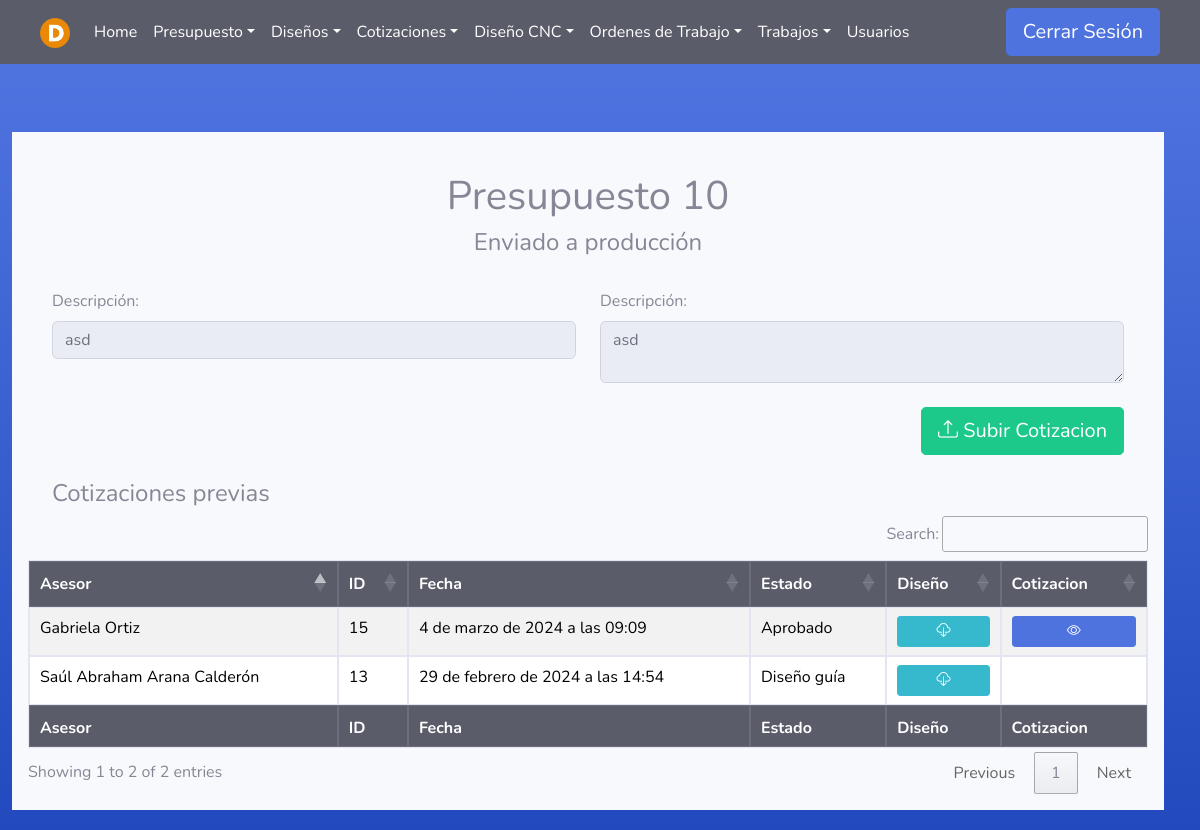
Screenshot of /Cotizaciones/Informacion/10/ (signed in) with the database file from the repository.
### Asesores/models.py (models this page shows)
class Presupuesto(models.Model):
    asesor = models.ForeignKey(User, on_delete=models.PROTECT, null=False, blank=False)
    fecha_inicio = models.DateTimeField(null=False, auto_now_add=True, blank=False)
    cliente = models.CharField(max_length=100, null=False, blank=False)
    descripcion = models.TextField(null=False, blank=False)
    estado=models.TextField(null=True, blank=True)
    fecha_fin = models.DateTimeField(null=True, blank=True)

class Diseno(models.Model):
    usuario = models.ForeignKey(User, on_delete=models.PROTECT, null=False, blank=False)
    presupuesto = models.ForeignKey(Presupuesto, on_delete=models.PROTECT, null=False, blank=False)
    fecha = models.DateTimeField(auto_now_add=True)
    estado=models.TextField(null=True, blank=True, default='Diseñando')
    comentario=models.TextField(null=True, blank=True)
    archivo = models.FileField( upload_to='media/disenosPresupuestos/',null=False, blank=False)

### Cotizadores/views.py (the view)
# urls.py: path('Informacion/<pre_id>/', cotizador_views.info_cot , name='Cotizaciones_info'),
@login_required(login_url='index')
def info_cot(request, pre_id):
    user = request.user
    if (user.groups.filter(name='Cotizador').exists() or user.groups.filter(name='Administrador').exists() or user.is_superuser or user.groups.filter(name='Designer').exists()):
        presupuesto = get_object_or_404(Presupuesto, pk=pre_id)
        disenos = Diseno.objects.filter(presupuesto_id=presupuesto)
        cotizaciones = Cotizacion.objects.filter(diseno__presupuesto=presupuesto)
        return render(request, 'Cotizador/Cotizador_info.html', {'presupuesto': presupuesto, 'disenos': disenos, 'cotizaciones': cotizaciones})
    else:
        error = "No tienes permiso para acceder a esta página."
        return render(request, '404.html', {'error': error})

### Templates/Cotizador/Cotizador_info.html (shortened to what this page needs)
{% extends 'tables.html' %}
{% block botones%}
<div class="container-fluid">
    <div class="text-center">
        <br>
        <h1>Presupuesto {{presupuesto.id}}</h1>
        <h4>{{presupuesto.estado}}</h4>
    </div>
    <br>
    <div class="row">
        <div class="col-md-6">
            <label for="cliente">Descripción:</label>
            <input type="text" class="form-control form-control-user" name="cliente" id="cliente" readonly
                value="{{presupuesto.cliente}}">
        </div>
        <div class="col-md-6">
            <label for="presupuesto_desc">Descripción:</label>
            <textarea class="form-control form-control-user" readonly
                name="presupuesto_desc">{{ presupuesto.descripcion }}</textarea>
        </div>
    </div>
    <br>
    <div class="row justify-content-end">
        <div class="col-md-12 col-lg-6 text-right">
            <a class="btn btn-success btn-lg"
                href="/Cotizaciones/SubirArchivo/Nueva_Cotizacion/{{presupuesto.id}}"><i class="bi bi-upload"></i> Subir Cotizacion</a>
        </div>
    </div>
    <br>
    <div class="row">
        <div class="col">
            <h4>Cotizaciones previas</h4>
        </div>
    </div>
</div>
{% endblock %}
{% load static %}
{% block head %}
{% if user.is_superuser or user.groups.all.0.name == "Administrador" %}
<th>Asesor</th>
{% endif %}
<th>ID</th>
<th>Fecha</th>
<th>Estado</th>
<th>Diseño</th>
<th>Cotizacion</th>
{% endblock %}
{% block tbody %}
{% for diseno in disenos %}
<tr>
    {% if user.is_superuser or user.groups.all.0.name == "Administrador" %}
    {% if diseno.usuario.first_name and diseno.usuario.last_name %}
    <td>{{ diseno.usuario.first_name}} {{ diseno.usuario.last_name}}</td>
    {% else %}
    <td>{{ diseno.usuario.username}}</td>
    {% endif %}
    {% endif %}
    <td>{{ diseno.id }}</td>
    <td>{{ diseno.fecha }}</td>
    <td>{{ diseno.estado }}</td>
    <td>
        <div>
            <a class="btn btn-info btn-sm btn-block" href="{% url 'descargar_archivo_Cotizacion' id=diseno.id %}" download>
                <i class="bi bi-cloud-download"></i>
            </a>
        </div>
    </td>
    <td>
        {% if diseno.estado != 'Rechazado' and diseno.estado != 'Diseño guía' %}
            <a class="btn btn-primary btn-sm btn-block" href="/Presupuesto/Informacion/Diseno/{{diseno.id}}/">
                <i class="bi bi-eye"></i>
            </a>
        {% endif %}
    </td>
</tr>
{% endfor %}
{% endblock %}
{% block footer %}
{% if user.is_superuser or user.groups.all.0.name == "Administrador" %}
<th>Asesor</th>
{% endif %}
<th>ID</th>
<th>Fecha</th>
<th>Estado</th>
<th>Diseño</th>
<th>Cotizacion</th>
{% endblock %}

### static/css/navbars.css (style rules this page uses)
body { padding-bottom: 20px; }

### rows the page displays
Presupuesto: id "10", estado "Enviado a producción", cliente "asd", presupuesto_desc "asd"
Diseno: usuario.first_name "Saúl Abraham", usuario.last_name "Arana Calderón", id "13", fecha "29 de febrero de 2024 a las 14:54", estado "Diseño guía"
Diseno: usuario.first_name "Gabriela", usuario.last_name "Ortiz", id "15", fecha "4 de marzo de 2024 a las 09:09", estado "Aprobado"
